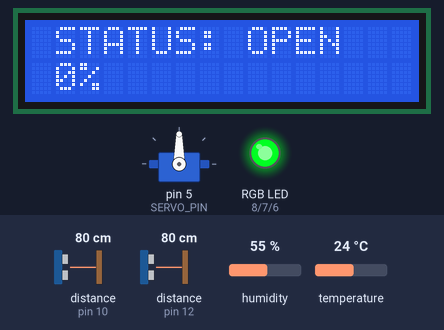
The sketch below on a simulated Arduino Uno, built with avr-gcc and run on an emulated ATmega328P. Shown: servo, 16×2 character LCD, an RGB LED mixed from three pins (HIGH = lit). Wiring (inferred from the names in the program): 2 × ultrasonic range finder: trigger pin 11, echo pin 10 / trigger pin 13, echo pin 12. The inputs (shaded band) are chosen by the test bench; at power-on: distance to the obstacle (sensors on pin 10, pin 12) 80 cm, humidity 55 %, temperature 24 °C. The echo pulse lasts 58.3 µs per cm; random numbers use the default seed unless the sketch sets one; pins used as bus, display or sensor lines are not drawn; what the sketch prints to the serial monitor is not drawn.

Above: at 1.7 s.
1.8 s: distance to the obstacle (sensor on pin 10) set to 99 cm
3.6 s: distance to the obstacle (sensor on pin 10) set to 107 cm
At 6.4 s:
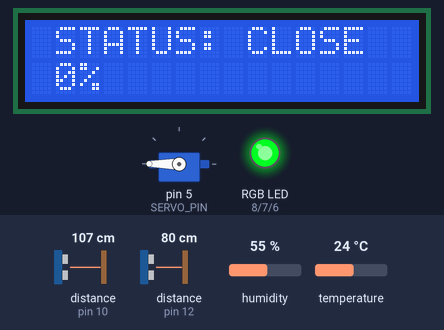
7.2 s: distance to the obstacle (sensor on pin 12) set to 18 cm
At 9.6 s:
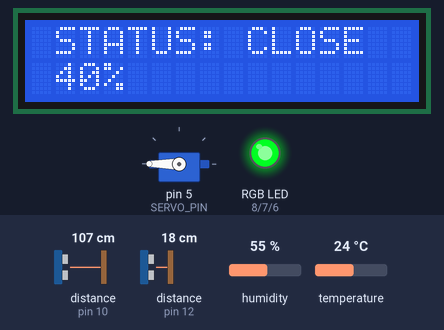
10.7 s: distance to the obstacle (sensor on pin 12) set to 15 cm
At 13.6 s:
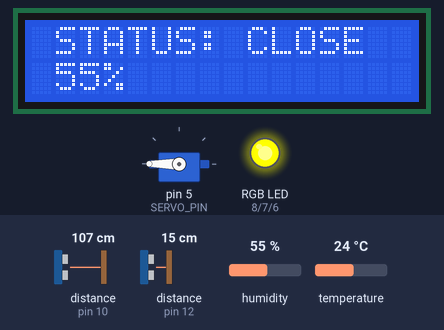
14.3 s: distance to the obstacle (sensor on pin 12) set to 10 cm
At 16.5 s:
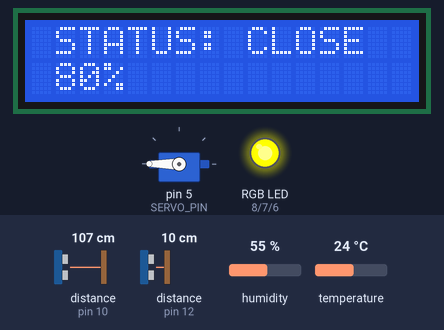
17.7 s: distance to the obstacle (sensor on pin 12) set to 7 cm
At 20.5 s:
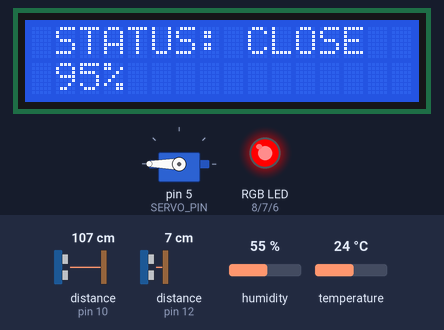
Timing chart, 0 to 22.0 s (numbered marks = the images above; inputs shaded):
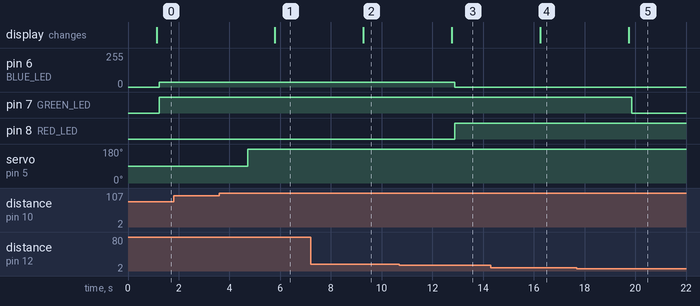

The sketch:

FinalProject.ino
```cpp
#include <LiquidCrystal_I2C.h>
#include "TimerOne.h"
#include <Servo.h>
#include <SoftwareSerial.h>
#include "DHT.h"
//LCD for show status and trash fill
LiquidCrystal_I2C lcd(0x27, 16, 2);
//Servo for open and close trash cap
Servo myservo;
//Comunicate with ESP8266 though Serial method port 9600
SoftwareSerial modemWifi(3, 4);
const int DHTPIN = 2;       //Đọc dữ liệu từ DHT11 ở chân 2 trên mạch Arduino
const int DHTTYPE = DHT11;  //Khai báo loại cảm biến, có 2 loại là DHT11 và DHT22

DHT dht(DHTPIN, DHTTYPE);
//Ultra Sonic for check trash capacity
const unsigned int CAP_TRIG_PIN = 13;
const unsigned int CAP_ECHO_PIN = 12;
//Ultra Sonic  for check people nearby
const unsigned int CHECK_TRIG_PIN = 11;
const unsigned int CHECK_ECHO_PIN = 10;
//LED RGB
const unsigned int RED_LED = 8;
const unsigned int GREEN_LED = 7;
const unsigned int BLUE_LED = 6;
//SERVO_PIN
const unsigned int SERVO_PIN = 5;
const unsigned int MIN_DISTANCE = 80;

const unsigned int DELAYS = 100;
const unsigned int BAUD_RATE = 9600;
int pos = 180;
const int numReadings = 10;
String trashCapStatus = "CLOSE";
long capReadings[numReadings];    // the readings from the analog input
int capReadIndex = 0;             // the index of the current reading
long capTotal = 0;                // the running total
long capAverage = 0;              // the average
long checkReadings[numReadings];  // the readings from the analog input
int checkReadIndex = 0;           // the index of the current reading
long checkTotal = 0;              // the running total
long checkAverage = 0;            // the average
long distance = 0;
long currentTrashFill = 0;
float temperature = 0;
float humid = 0;
void setup() {
  Serial.begin(BAUD_RATE);
  modemWifi.begin(9600);
  myservo.attach(SERVO_PIN);
  dht.begin();
  lcd.init();
  lcd.backlight();
  myservo.write(0);
  pinMode(CAP_TRIG_PIN, OUTPUT);
  pinMode(CHECK_TRIG_PIN, OUTPUT);
  pinMode(CAP_ECHO_PIN, INPUT);
  pinMode(CHECK_ECHO_PIN, INPUT);
  pinMode(RED_LED, OUTPUT);
  pinMode(GREEN_LED, OUTPUT);
  pinMode(BLUE_LED, OUTPUT);
  for (int thisReading = 0; thisReading < numReadings; thisReading++) {
    capReadings[thisReading] = 0;
    checkReadings[thisReading] = 0;
  }
  // Timer1.initialize(500000);
  // Timer1.attachInterrupt(sendDataOnline);
}

void loop() {
  openclose();
  getTemperatureAndHumid();
  sendDataOnline();
  // testSendMCU();
  screenView();
  setTrashLedStatusDisplay();
  // Serial.println(pos);
}

void openclose() {
  long distance = getDistanceFromUltraSonicSensor(2);
  if (distance < 100) {
    myservo.write(90);
    pos = 90;
    trashCapStatus = "OPEN";
  }
  if (distance > 100) {
    myservo.write(180);
    pos = 0;
    trashCapStatus = "CLOSE";
  }
}

long percentTrashFill() {
  long distance = getDistanceFromUltraSonicSensor(1);
  // currentTrashFill = (25 - distance) * 2;
  currentTrashFill = map(distance, 25, 5, 0, 100);
  if (currentTrashFill < 0) currentTrashFill = 0;
  if (currentTrashFill > 100) currentTrashFill = 100;
  return currentTrashFill;
}

void screenView() {
  lcd.clear();
  lcd.setCursor(1, 0);
  lcd.print("STATUS: " + trashCapStatus);
  lcd.setCursor(1, 1);
  lcd.print(currentTrashFill);
  lcd.print("%");
  delay(100);
}

void testSendMCU(){
  int ran = random(1,100);
  String send = (String)ran + ","+trashCapStatus+","+(String) temperature+"," + (String) humid;
  Serial.println(send);
  modemWifi.println(send);
  delay(1000);
}

long getDistanceFromUltraSonicSensor(int distance_device) {
  unsigned long duration = 0;
  switch (distance_device) {
    case 1:
      digitalWrite(CAP_TRIG_PIN, LOW);
      delayMicroseconds(2);
      digitalWrite(CAP_TRIG_PIN, HIGH);
      delayMicroseconds(10);
      digitalWrite(CAP_TRIG_PIN, LOW);
      duration = pulseIn(CAP_ECHO_PIN, HIGH);
      break;
    case 2:
      digitalWrite(CHECK_TRIG_PIN, LOW);
      delayMicroseconds(2);
      digitalWrite(CHECK_TRIG_PIN, HIGH);
      delayMicroseconds(10);
      digitalWrite(CHECK_TRIG_PIN, LOW);
      duration = pulseIn(CHECK_ECHO_PIN, HIGH);
      break;
  }
  return (34 * duration) / 2000;
}

long smoothDistanceValue(int distance_device) {

  switch (distance_device) {
    case 1:
      capTotal = capTotal - capReadings[capReadIndex];
      // read from the sensor:
      capReadings[capReadIndex] = getDistanceFromUltraSonicSensor(distance_device);
      // add the reading to the total:
      capTotal = capTotal + capReadings[capReadIndex];
      // advance to the next position in the array:
      capReadIndex = capReadIndex + 1;

      // if we're at the end of the array...
      if (capReadIndex >= numReadings) {
        // ...wrap around to the beginning:
        capReadIndex = 0;
      }

      // calculate the average:
      capAverage = capTotal / numReadings;
      // send it to the computer as ASCII digits
      Serial.println(capAverage);  // delay in between reads for stability
      return capAverage;
      break;

    case 2:
      checkTotal = checkTotal - checkReadings[checkReadIndex];
      // read from the sensor:
      checkReadings[checkReadIndex] = getDistanceFromUltraSonicSensor(distance_device);
      // add the reading to the total:
      checkTotal = checkTotal + checkReadings[checkReadIndex];
      // advance to the next position in the array:
      checkReadIndex = checkReadIndex + 1;

      // if we're at the end of the array...
      if (checkReadIndex >= numReadings) {
        // ...wrap around to the beginning:
        checkReadIndex = 0;
      }

      // calculate the average:
      checkAverage = checkTotal / numReadings;
      // send it to the computer as ASCII digits
      Serial.println(checkAverage);  // delay in between reads for stability
      return checkAverage;
      break;
  }
}

void sendDataOnline() {
  long temp = percentTrashFill();
  String send = (String)temp + ","+trashCapStatus+","+(String) temperature+"," + (String) humid;
  modemWifi.println(send);
  Serial.println(send);
  delay(1000);
}

void setTrashLedStatusDisplay() {
  if (currentTrashFill < 50) setLedColor(13, 220, 34);
  else if (currentTrashFill >= 50 && currentTrashFill < 90) setLedColor(255, 179, 0);
  else setLedColor(255, 0, 0);
}

void setLedColor(int red, int green, int blue) {
  analogWrite(RED_LED, red);
  analogWrite(GREEN_LED, green);
  analogWrite(BLUE_LED, blue);
}

void getTemperatureAndHumid(){
  temperature = dht.readTemperature();
  humid = dht.readHumidity();
}
```

Measured:
- the behaviour switches between 102 and 103 cm on distance to the obstacle (sensor on pin 10) (found by bisection; images 0 and 1)
- the behaviour switches between 17 and 16 cm on distance to the obstacle (sensor on pin 12) (found by bisection; images 2 and 3)
- the behaviour switches between 9 and 8 cm on distance to the obstacle (sensor on pin 12) (found by bisection; images 4 and 5)
- after the input at 1.8 s, every drawn part: stays the same
- after the input at 3.6 s, servo on pin 5 (SERVO_PIN): 90° → 180° after 1.1 s; the display: changes after 2.2 s (image 1)
- after the input at 7.2 s, the display: changes after 2.1 s (image 2)
- after the input at 10.7 s, pin 6 (BLUE_LED): 34/255 → 0/255 after 2.2 s; pin 8 (RED_LED): LOW → HIGH after 2.2 s; the display: changes after 2.1 s (image 3)
- after the input at 14.3 s, the display: changes after 2.0 s (image 4)
- after the input at 17.7 s, pin 7 (GREEN_LED): HIGH → LOW after 2.2 s; the display: changes after 2.1 s (image 5)
